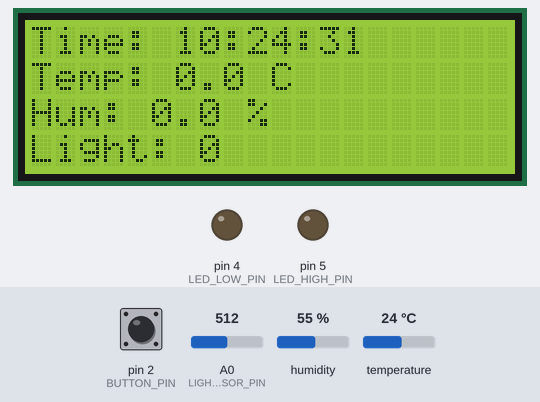
The sketch below on a simulated Arduino Uno, built with avr-gcc and run on an emulated ATmega328P. Shown: 20×4 character LCD, output pins drawn as LEDs (lit = HIGH). Dashed ring = blinking. Inputs (shaded band) come from the test bench; at power-on: humidity 55 %, pin 2 (BUTTON_PIN) HIGH, A0 (LIGHT_SENSOR_PIN) = 512, temperature 24 °C. The local clock reads 2024-03-15 10:24:30 at power-on unless the sketch sets it.

Above: at 1.2 s.
1.3 s: humidity set to 59 %
At 11.3 s:
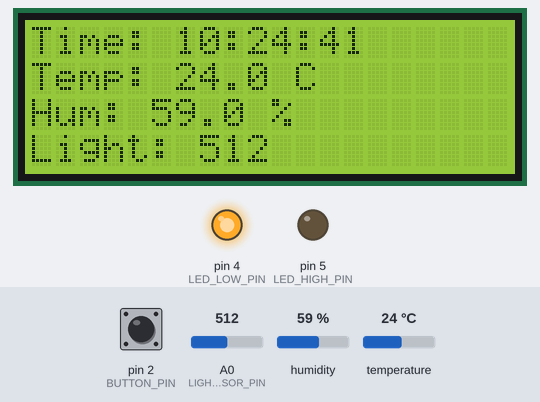
11.4 s: humidity set to 62 %
At 20.58 s:
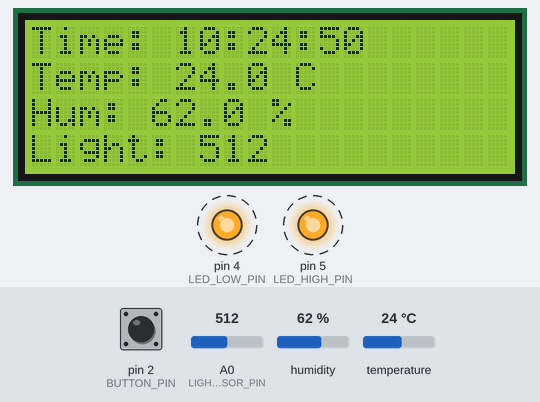
24.0 s: pin 2 (BUTTON_PIN) pulled LOW for 3.2 s
At 30.26 s:
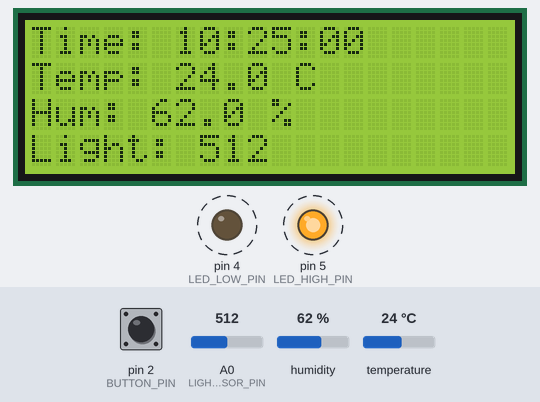
31.5 s: A0 (LIGHT_SENSOR_PIN) set to 686
At 34.5 s:
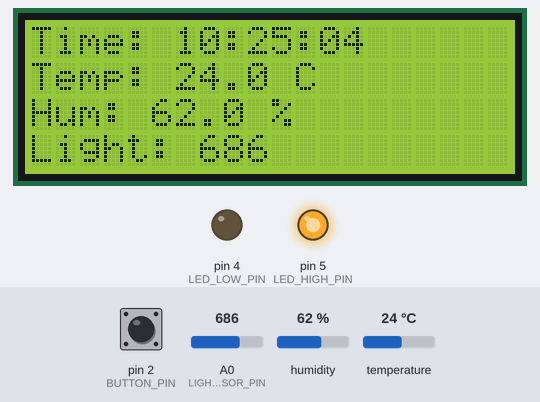
35.3 s: A0 (LIGHT_SENSOR_PIN) set to 710
At 37.6 s:
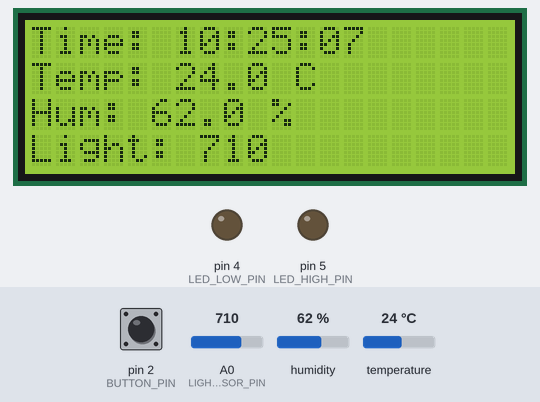
38.4 s: temperature set to 20.7 °C
At 41.8 s:
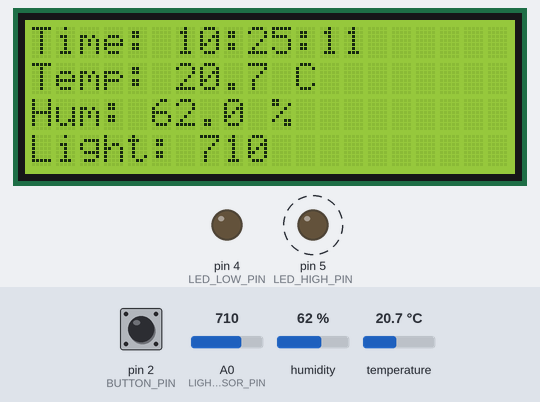
42.1 s: temperature set to 19.5 °C
Timing chart, 0 to 57.1 s (numbered marks = the images above; inputs shaded):
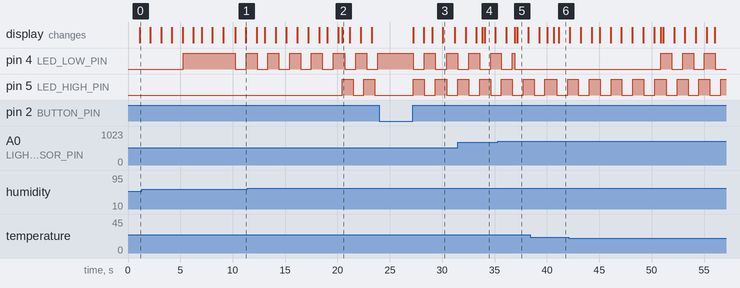

The sketch:

klimat_kontrol.ino
```cpp
#include <Wire.h>
#include <LiquidCrystal_I2C.h>
#include "RTClib.h"
#include <Adafruit_AHTX0.h>

#define BUTTON_PIN 2 //Определение пинов
#define LED_HIGH_PIN 5   // синий низкая температура / влажность / свет
#define LED_LOW_PIN 4  // красный высокая температура / влажность
#define LIGHT_SENSOR_PIN A0
LiquidCrystal_I2C lcd(0x27, 20, 4); //LCD-дисплей: I2C-адрес 0x27, размер 20 символов × 4 строки.
RTC_PCF8563 rtc;
Adafruit_AHTX0 aht;

// -------------------- Константы --------------------
// Температура
const float TEMP_DAY_MIN = 20.0;
const float TEMP_DAY_MAX = 28.0;
const float TEMP_NIGHT_MIN = 15.0;
const float TEMP_NIGHT_MAX = 18.0;
const float TEMP_CRIT_LOW = 10.0;
const float TEMP_CRIT_HIGH = 35.0;

// Влажность
const float HUM_DAY_MIN = 50.0;
const float HUM_DAY_MAX = 60.0;
const float HUM_NIGHT_MIN = 60.0;
const float HUM_NIGHT_MAX = 85.0;

// Освещенность
const int LIGHT_DAY_MIN = 700;
const int LIGHT_NIGHT_MAX = 300;

// -------------------- Переменные --------------------
unsigned long lastPressTime = 0; //Время последнего нажатия кнопки (для авто-выключения подсветки).
bool lcdOn = true; //Флаг — подсветка включена или нет.

unsigned long lastAHTRead = 0;
float temperature = 0;         //Время последнего чтения датчика + текущие показания температуры и влажности.
float humidityValue = 0;

unsigned long lastLightRead = 0;
int lightValue = 0;               //Время последнего чтения фоторезистора + текущая освещённость.

unsigned long lastLedToggleLow = 0;
unsigned long lastLedToggleHigh = 0;
bool ledLowState = false;              //Таймеры и состояния для мигания каждого светодиода независимо.
bool ledHighState = false;

// -------------------- Настройка --------------------
void setup() {
  Wire.begin();
  lcd.init();      //Инициализация дисплея и включение подсветки.
  lcd.backlight(); //Инициализация дисплея и включение подсветки.

  pinMode(BUTTON_PIN, INPUT_PULLUP); //Кнопка с подтяжкой к питанию — при нажатии даёт LOW.
  pinMode(LED_LOW_PIN, OUTPUT); //Пины светодиодов — на выход.
  pinMode(LED_HIGH_PIN, OUTPUT); //Пины светодиодов — на выход.

  // RTC
  if (!rtc.begin()) {      //Если RTC не найден — вывести ошибку и зависнуть навсегда.
    lcd.setCursor(0, 0);
    lcd.print("RTC not found!");
    while (1);
  }

  // AHT20
  if (!aht.begin()) {
    lcd.setCursor(0, 1);
    lcd.print("AHT20 error!");
    while (1);
  }

  // Настройка времени RTC (пример)
  // rtc.adjust(DateTime(2026, 4, 8, 15, 30, 0));
}

// -------------------- Функция управления светодиодами --------------------
void updateLEDs(float temp, float hum, int light, DateTime now) {
  unsigned long currentMillis = millis();
  //*********************ВРЕМЯ ДНЯ******************
  bool isDay = (now.hour() >= 8 && now.hour() < 20);

  float tempMin = isDay ? TEMP_DAY_MIN : TEMP_NIGHT_MIN;
  float tempMax = isDay ? TEMP_DAY_MAX : TEMP_NIGHT_MAX;
  float humMin  = isDay ? HUM_DAY_MIN : HUM_NIGHT_MIN;
  float humMax  = isDay ? HUM_DAY_MAX : HUM_NIGHT_MAX;

  // -------------------- Экстремальные температуры --------------------
  if (temp < TEMP_CRIT_LOW) {
    if (currentMillis - lastLedToggleLow > 5000) { // 5 сек ON / 1 сек OFF
      ledLowState = !ledLowState;                                               //Если температура ниже 10 °C — синий LED мигает каждые 5 секунд (тревожный сигнал). Используется millis() — без блокировки delay().
      digitalWrite(LED_LOW_PIN, ledLowState ? HIGH : LOW);
      lastLedToggleLow = currentMillis;
    }
  } else if (temp > TEMP_CRIT_HIGH) {                   //Если выше 35 °C — то же самое, но мигает красный LED.
    if (currentMillis - lastLedToggleHigh > 5000) {
      ledHighState = !ledHighState;
      digitalWrite(LED_HIGH_PIN, ledHighState ? HIGH : LOW);
      lastLedToggleHigh = currentMillis;
    }
  } else {
    // -------------------- Нормальный диапазон --------------------
    // LED LOW
    if (temp < tempMin || hum < humMin || (isDay && light < LIGHT_DAY_MIN)) {  //Ошибка в коде — пропущены операторы ||. Должно быть именно так: мигаем, если хотя бы одно условие нарушено в меньшую сторону.
      if (currentMillis - lastLedToggleLow > 1000) { // мягкое мигание 1 сек
        ledLowState = !ledLowState;
        digitalWrite(LED_LOW_PIN, ledLowState ? HIGH : LOW);
        lastLedToggleLow = currentMillis;
      }
    } else {
      digitalWrite(LED_LOW_PIN, LOW);  //Всё в норме — светодиод выключен.
      ledLowState = false;
    }

    // LED HIGH
    if (temp > tempMax || hum > humMax || (!isDay && light > LIGHT_NIGHT_MAX) ) { //Мигает красный, если что-то превышает норму или ночью слишком светло.
      if (currentMillis - lastLedToggleHigh > 1000) {
        ledHighState = !ledHighState;
        digitalWrite(LED_HIGH_PIN, ledHighState ? HIGH : LOW);
        lastLedToggleHigh = currentMillis;
      }
    } else {
      digitalWrite(LED_HIGH_PIN, LOW);
      ledHighState = false;
    }
  }
}

// -------------------- Основной цикл --------------------
void loop() {
  unsigned long currentMillis = millis();

  //  AHT20 раз в 10 секунд
  if (currentMillis - lastAHTRead > 10000) { //Считываем температуру и влажность раз в 10 секунд (датчик медленный).
    sensors_event_t humidityEvent, tempEvent;
    aht.getEvent(&humidityEvent, &tempEvent);
    temperature = tempEvent.temperature;
    humidityValue = humidityEvent.relative_humidity;
    lastAHTRead = currentMillis;
  }

  //  Фоторезистор раз в 3 секунды
  if (currentMillis - lastLightRead > 3000) { //Считываем фоторезистор раз в 3 секунды.
    lightValue = analogRead(LIGHT_SENSOR_PIN);
    lastLightRead = currentMillis;
  }

  //  Кнопка включения подсветки
  if (digitalRead(BUTTON_PIN) == LOW) {
    delay(50);
    if (digitalRead(BUTTON_PIN) == LOW) {
      lcd.backlight();                       //Нажатие кнопки включает подсветку и сбрасывает таймер. delay(50) — защита от дребезга контактов.
      lcdOn = true;
      lastPressTime = currentMillis;
      while (digitalRead(BUTTON_PIN) == LOW);
    }
  }

  // Авто-выключение подсветки через 30 секунд
  if (lcdOn && (currentMillis - lastPressTime > 30000)) {
    lcd.noBacklight();                                     //Если 30 секунд не было нажатий — подсветка гаснет автоматически.
    lcdOn = false;
  }

  //  Время
  DateTime now = rtc.now();

  lcd.setCursor(0, 0);
  lcd.print("Time: ");
  if (now.hour() < 10) lcd.print("0");
  lcd.print(now.hour());
  lcd.print(":");
  if (now.minute() < 10) lcd.print("0");
  lcd.print(now.minute());
  lcd.print(":");
  if (now.second() < 10) lcd.print("0");
  lcd.print(now.second());
  lcd.print("   ");

  //  Температура
  lcd.setCursor(0, 1);
  lcd.print("Temp: ");
  lcd.print(temperature, 1);
  lcd.print(" C   ");

  //  Влажность
  lcd.setCursor(0, 2);
  lcd.print("Hum: ");
  lcd.print(humidityValue, 1);
  lcd.print(" %   ");

  //  Фоторезистор
  lcd.setCursor(0, 3);
  lcd.print("Light: ");
  lcd.print(lightValue);
  lcd.print("   ");

  //  Управление светодиодами
  updateLEDs(temperature, humidityValue, lightValue, now);

  delay(200);
}
```

Measured:
- the behaviour switches between 60 and 61 % on humidity (found by bisection; images 1 and 2)
- the behaviour switches between 699 and 700 on A0 (LIGHT_SENSOR_PIN) (found by bisection; images 4 and 5)
- after the input at 11.4 s, pin 5 (LED_HIGH_PIN): alternates HIGH for 1.0 s and LOW for 1.0 s, starting after 9.1 s
- after the input at 42.1 s, pin 4 (LED_LOW_PIN): alternates HIGH for 1.0 s and LOW for 1.0 s, starting after 8.8 s
- by itself, pin 4 (LED_LOW_PIN): alternates HIGH for 1.0 s and LOW for 1.0 s
- what the display in image 2 shows lasts 0.7 s, from 20.5 s to 21.2 s
- what the display in image 3 shows lasts 1.1 s, from 30.1 s to 31.2 s
